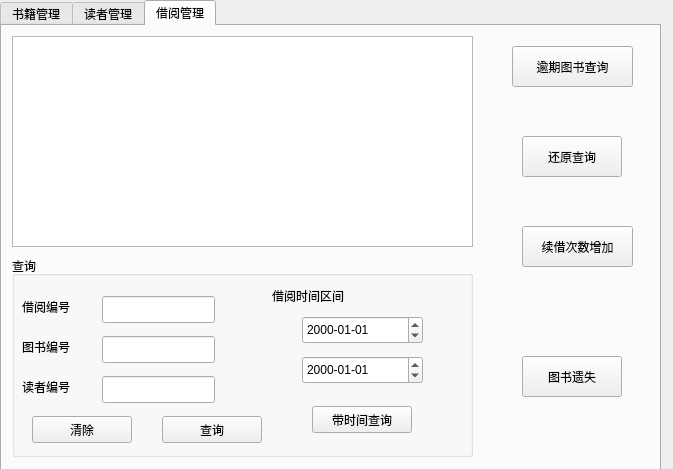
<?xml version="1.0" encoding="UTF-8"?>
<ui version="4.0">
 <class>AdminDialog</class>
 <widget class="QDialog" name="AdminDialog">
  <property name="geometry">
   <rect>
    <x>0</x>
    <y>0</y>
    <width>673</width>
    <height>469</height>
   </rect>
  </property>
  <property name="windowTitle">
   <string>Dialog</string>
  </property>
  <widget class="QTabWidget" name="tabWidget">
   <property name="geometry">
    <rect>
     <x>0</x>
     <y>0</y>
     <width>661</width>
     <height>471</height>
    </rect>
   </property>
   <property name="currentIndex">
    <number>2</number>
   </property>
   <property name="movable">
    <bool>true</bool>
   </property>
   <widget class="QWidget" name="tab">
    <attribute name="title">
     <string>书籍管理</string>
    </attribute>
    <widget class="QTableView" name="tv1">
     <property name="geometry">
      <rect>
       <x>10</x>
       <y>10</y>
       <width>361</width>
       <height>201</height>
      </rect>
     </property>
    </widget>
    <widget class="QGroupBox" name="groupBox">
     <property name="geometry">
      <rect>
       <x>10</x>
       <y>220</y>
       <width>381</width>
       <height>211</height>
      </rect>
     </property>
     <property name="title">
      <string>图书查询</string>
     </property>
     <widget class="QLineEdit" name="bnameEdit">
      <property name="geometry">
       <rect>
        <x>60</x>
        <y>40</y>
        <width>113</width>
        <height>27</height>
       </rect>
      </property>
     </widget>
     <widget class="QLabel" name="label">
      <property name="geometry">
       <rect>
        <x>10</x>
        <y>40</y>
        <width>51</width>
        <height>19</height>
       </rect>
      </property>
      <property name="text">
       <string>书名</string>
      </property>
     </widget>
     <widget class="QLabel" name="label_2">
      <property name="geometry">
       <rect>
        <x>10</x>
        <y>90</y>
        <width>71</width>
        <height>19</height>
       </rect>
      </property>
      <property name="text">
       <string>作者</string>
      </property>
     </widget>
     <widget class="QLineEdit" name="authorEdit">
      <property name="geometry">
       <rect>
        <x>60</x>
        <y>90</y>
        <width>113</width>
        <height>27</height>
       </rect>
      </property>
     </widget>
     <widget class="QPushButton" name="queryBtn1">
      <property name="geometry">
       <rect>
        <x>260</x>
        <y>150</y>
        <width>81</width>
        <height>31</height>
       </rect>
      </property>
      <property name="text">
       <string>查询</string>
      </property>
     </widget>
     <widget class="QComboBox" name="bclass">
      <property name="geometry">
       <rect>
        <x>250</x>
        <y>40</y>
        <width>100</width>
        <height>27</height>
       </rect>
      </property>
      <item>
       <property name="text">
        <string>无</string>
       </property>
      </item>
     </widget>
     <widget class="QLabel" name="label_3">
      <property name="geometry">
       <rect>
        <x>200</x>
        <y>40</y>
        <width>51</width>
        <height>19</height>
       </rect>
      </property>
      <property name="text">
       <string>类型</string>
      </property>
     </widget>
     <widget class="QPushButton" name="clearBtn">
      <property name="geometry">
       <rect>
        <x>260</x>
        <y>90</y>
        <width>81</width>
        <height>31</height>
       </rect>
      </property>
      <property name="text">
       <string>清除</string>
      </property>
     </widget>
     <widget class="QLabel" name="label_4">
      <property name="geometry">
       <rect>
        <x>10</x>
        <y>140</y>
        <width>71</width>
        <height>19</height>
       </rect>
      </property>
      <property name="text">
       <string>书号</string>
      </property>
     </widget>
     <widget class="QLineEdit" name="bidEdit">
      <property name="geometry">
       <rect>
        <x>60</x>
        <y>140</y>
        <width>113</width>
        <height>27</height>
       </rect>
      </property>
     </widget>
    </widget>
    <widget class="QGroupBox" name="groupBox_2">
     <property name="geometry">
      <rect>
       <x>400</x>
       <y>10</y>
       <width>241</width>
       <height>421</height>
      </rect>
     </property>
     <property name="title">
      <string>图书修改</string>
     </property>
     <widget class="QPushButton" name="updateBtn">
      <property name="geometry">
       <rect>
        <x>30</x>
        <y>30</y>
        <width>81</width>
        <height>27</height>
       </rect>
      </property>
      <property name="text">
       <string>加入修改</string>
      </property>
     </widget>
     <widget class="QPushButton" name="addBookBtn">
      <property name="geometry">
       <rect>
        <x>130</x>
        <y>30</y>
        <width>81</width>
        <height>27</height>
       </rect>
      </property>
      <property name="text">
       <string>新增图书</string>
      </property>
     </widget>
     <widget class="QLabel" name="label_5">
      <property name="geometry">
       <rect>
        <x>10</x>
        <y>60</y>
        <width>71</width>
        <height>19</height>
       </rect>
      </property>
      <property name="text">
       <string>图书编号</string>
      </property>
     </widget>
     <widget class="QLineEdit" name="bidAdd">
      <property name="geometry">
       <rect>
        <x>100</x>
        <y>60</y>
        <width>113</width>
        <height>27</height>
       </rect>
      </property>
     </widget>
     <widget class="QLabel" name="label_6">
      <property name="geometry">
       <rect>
        <x>20</x>
        <y>100</y>
        <width>61</width>
        <height>19</height>
       </rect>
      </property>
      <property name="text">
       <string>书名</string>
      </property>
     </widget>
     <widget class="QLineEdit" name="bnameAdd">
      <property name="geometry">
       <rect>
        <x>100</x>
        <y>100</y>
        <width>113</width>
        <height>27</height>
       </rect>
      </property>
     </widget>
     <widget class="QLineEdit" name="bauthorAdd">
      <property name="geometry">
       <rect>
        <x>100</x>
        <y>140</y>
        <width>113</width>
        <height>27</height>
       </rect>
      </property>
     </widget>
     <widget class="QLabel" name="label_7">
      <property name="geometry">
       <rect>
        <x>10</x>
        <y>180</y>
        <width>71</width>
        <height>19</height>
       </rect>
      </property>
      <property name="text">
       <string>出版社</string>
      </property>
     </widget>
     <widget class="QLineEdit" name="bpressAdd">
      <property name="geometry">
       <rect>
        <x>100</x>
        <y>180</y>
        <width>113</width>
        <height>27</height>
       </rect>
      </property>
     </widget>
     <widget class="QLabel" name="label_8">
      <property name="geometry">
       <rect>
        <x>10</x>
        <y>220</y>
        <width>71</width>
        <height>19</height>
       </rect>
      </property>
      <property name="text">
       <string>出版日期</string>
      </property>
     </widget>
     <widget class="QDateEdit" name="bpubAdd">
      <property name="geometry">
       <rect>
        <x>100</x>
        <y>220</y>
        <width>115</width>
        <height>28</height>
       </rect>
      </property>
      <property name="displayFormat">
       <string>yyyy-MM-dd</string>
      </property>
     </widget>
     <widget class="QLabel" name="label_9">
      <property name="geometry">
       <rect>
        <x>20</x>
        <y>260</y>
        <width>61</width>
        <height>19</height>
       </rect>
      </property>
      <property name="text">
       <string>价格</string>
      </property>
     </widget>
     <widget class="QLineEdit" name="priceAdd">
      <property name="geometry">
       <rect>
        <x>100</x>
        <y>260</y>
        <width>113</width>
        <height>27</height>
       </rect>
      </property>
     </widget>
     <widget class="QLabel" name="label_10">
      <property name="geometry">
       <rect>
        <x>20</x>
        <y>300</y>
        <width>41</width>
        <height>20</height>
       </rect>
      </property>
      <property name="text">
       <string>分类</string>
      </property>
     </widget>
     <widget class="QLabel" name="label_11">
      <property name="geometry">
       <rect>
        <x>10</x>
        <y>340</y>
        <width>71</width>
        <height>20</height>
       </rect>
      </property>
      <property name="text">
       <string>添加图书</string>
      </property>
     </widget>
     <widget class="QComboBox" name="bclassAdd">
      <property name="geometry">
       <rect>
        <x>100</x>
        <y>300</y>
        <width>100</width>
        <height>27</height>
       </rect>
      </property>
     </widget>
     <widget class="QLineEdit" name="bnumAdd">
      <property name="geometry">
       <rect>
        <x>100</x>
        <y>340</y>
        <width>113</width>
        <height>27</height>
       </rect>
      </property>
     </widget>
     <widget class="QPushButton" name="submitBtn1">
      <property name="geometry">
       <rect>
        <x>130</x>
        <y>380</y>
        <width>91</width>
        <height>31</height>
       </rect>
      </property>
      <property name="text">
       <string>提交</string>
      </property>
     </widget>
     <widget class="QLabel" name="label_12">
      <property name="geometry">
       <rect>
        <x>20</x>
        <y>140</y>
        <width>61</width>
        <height>19</height>
       </rect>
      </property>
      <property name="text">
       <string>作者</string>
      </property>
     </widget>
    </widget>
   </widget>
   <widget class="QWidget" name="tab_2">
    <attribute name="title">
     <string>读者管理</string>
    </attribute>
   </widget>
   <widget class="QWidget" name="tab_3">
    <attribute name="title">
     <string>借阅管理</string>
    </attribute>
    <widget class="QTableView" name="tv3">
     <property name="geometry">
      <rect>
       <x>10</x>
       <y>10</y>
       <width>461</width>
       <height>211</height>
      </rect>
     </property>
    </widget>
    <widget class="QGroupBox" name="groupBox_3">
     <property name="geometry">
      <rect>
       <x>10</x>
       <y>230</y>
       <width>461</width>
       <height>201</height>
      </rect>
     </property>
     <property name="title">
      <string>查询</string>
     </property>
     <widget class="QLabel" name="label_13">
      <property name="geometry">
       <rect>
        <x>10</x>
        <y>40</y>
        <width>71</width>
        <height>21</height>
       </rect>
      </property>
      <property name="text">
       <string>借阅编号</string>
      </property>
     </widget>
     <widget class="QLineEdit" name="boidEdit">
      <property name="geometry">
       <rect>
        <x>90</x>
        <y>40</y>
        <width>113</width>
        <height>27</height>
       </rect>
      </property>
     </widget>
     <widget class="QLabel" name="label_14">
      <property name="geometry">
       <rect>
        <x>10</x>
        <y>80</y>
        <width>71</width>
        <height>21</height>
       </rect>
      </property>
      <property name="text">
       <string>图书编号</string>
      </property>
     </widget>
     <widget class="QLabel" name="label_15">
      <property name="geometry">
       <rect>
        <x>10</x>
        <y>120</y>
        <width>71</width>
        <height>21</height>
       </rect>
      </property>
      <property name="text">
       <string>读者编号</string>
      </property>
     </widget>
     <widget class="QLineEdit" name="bobidEdit">
      <property name="geometry">
       <rect>
        <x>90</x>
        <y>80</y>
        <width>113</width>
        <height>27</height>
       </rect>
      </property>
     </widget>
     <widget class="QLineEdit" name="boridEdit">
      <property name="geometry">
       <rect>
        <x>90</x>
        <y>120</y>
        <width>113</width>
        <height>27</height>
       </rect>
      </property>
     </widget>
     <widget class="QLabel" name="label_16">
      <property name="geometry">
       <rect>
        <x>260</x>
        <y>30</y>
        <width>101</width>
        <height>19</height>
       </rect>
      </property>
      <property name="text">
       <string>借阅时间区间</string>
      </property>
     </widget>
     <widget class="QDateEdit" name="botimeEdit1">
      <property name="geometry">
       <rect>
        <x>290</x>
        <y>60</y>
        <width>121</width>
        <height>28</height>
       </rect>
      </property>
      <property name="displayFormat">
       <string>yyyy-MM-dd</string>
      </property>
     </widget>
     <widget class="QDateEdit" name="botimeEdit1_2">
      <property name="geometry">
       <rect>
        <x>290</x>
        <y>100</y>
        <width>121</width>
        <height>28</height>
       </rect>
      </property>
      <property name="displayFormat">
       <string>yyyy-MM-dd</string>
      </property>
     </widget>
     <widget class="QPushButton" name="bqueryBtn">
      <property name="geometry">
       <rect>
        <x>150</x>
        <y>160</y>
        <width>100</width>
        <height>27</height>
       </rect>
      </property>
      <property name="text">
       <string>查询</string>
      </property>
     </widget>
     <widget class="QPushButton" name="pushButton_6">
      <property name="geometry">
       <rect>
        <x>300</x>
        <y>150</y>
        <width>100</width>
        <height>27</height>
       </rect>
      </property>
      <property name="text">
       <string>带时间查询</string>
      </property>
     </widget>
     <widget class="QPushButton" name="clearBtn_2">
      <property name="geometry">
       <rect>
        <x>20</x>
        <y>160</y>
        <width>100</width>
        <height>27</height>
       </rect>
      </property>
      <property name="text">
       <string>清除</string>
      </property>
     </widget>
    </widget>
    <widget class="QPushButton" name="pushButton">
     <property name="geometry">
      <rect>
       <x>520</x>
       <y>330</y>
       <width>100</width>
       <height>41</height>
      </rect>
     </property>
     <property name="text">
      <string>图书遗失</string>
     </property>
    </widget>
    <widget class="QPushButton" name="pushButton_2">
     <property name="geometry">
      <rect>
       <x>510</x>
       <y>20</y>
       <width>121</width>
       <height>41</height>
      </rect>
     </property>
     <property name="text">
      <string>逾期图书查询</string>
     </property>
    </widget>
    <widget class="QPushButton" name="clearQueryBtn">
     <property name="geometry">
      <rect>
       <x>520</x>
       <y>110</y>
       <width>100</width>
       <height>41</height>
      </rect>
     </property>
     <property name="text">
      <string>还原查询</string>
     </property>
    </widget>
    <widget class="QPushButton" name="pushButton_4">
     <property name="geometry">
      <rect>
       <x>520</x>
       <y>200</y>
       <width>111</width>
       <height>41</height>
      </rect>
     </property>
     <property name="text">
      <string>续借次数增加</string>
     </property>
    </widget>
   </widget>
  </widget>
 </widget>
 <resources/>
 <connections/>
</ui>
